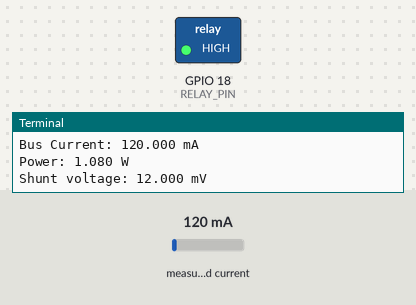
Recording of a program running on a simulated Raspberry Pi (BCM pin numbers). On the bench: switched loads named in the program (green lamp = pin HIGH), the last lines printed to the terminal. The inputs (shaded band) are chosen by the test bench; at power-on: measured current 120 mA.

Above: at 2.0 s.
At 6.0 s:
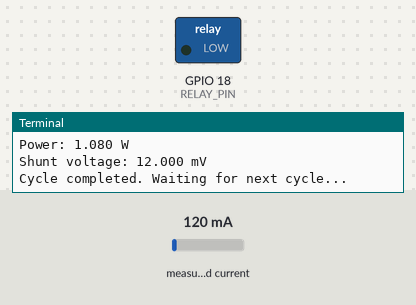
Timing chart, 0 to 10.4 s (numbered marks = the images above):
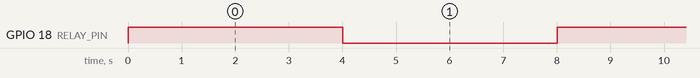

Measured:
- by itself, GPIO 18 (RELAY_PIN): alternates HIGH for 4.0 s and LOW for 4.0 s

The program:

Sensor.py
```python
#!/usr/bin/env python

# Advanced - Manual Gain, High Resolution Example

import lgpio  #change1
import time
from ina219 import INA219
from ina219 import DeviceRangeError

# Set the constants that were calculated
SHUNT_OHMS = 0.1
MAX_EXPECTED_AMPS = 0.8

# GPIO setup
RELAY_PIN = 18  # GPIO 18
h = lgpio.gpiochip_open(0)  # change2
lgpio.gpio_claim_output(h, RELAY_PIN)  # change3

def read_sensor():
    # Instantiate the ina object with the above constants
    ina = INA219(SHUNT_OHMS, MAX_EXPECTED_AMPS, address=0x40, busnum=1)
    # Configure the object with the expected bus voltage
    # (either up to 16V or up to 32V with .RANGE_32V)
    # Also, configure the gain to be GAIN_2_80MW for the above example
    ina.configure(ina.RANGE_16V, ina.GAIN_2_80MV)

    # Fixed bus voltage (9V)
    fixed_voltage = 9.0

    # Read current from INA219 (in mA)
    current_ma = ina.current()
    # Calculate power (in watts)
    power_watts = (fixed_voltage * current_ma) / 1000.0  # Convert mA to A and calculate power

    # Prints the values to the console
    print("Bus Voltage: %.3f V (fixed)" % fixed_voltage)
    try:
        print("Bus Current: %.3f mA" % current_ma)
        print("Power: %.3f W" % power_watts)
        print("Shunt voltage: %.3f mV" % ina.shunt_voltage())
    except DeviceRangeError as e:
        print("Current overflow:", e)

def relay_on():
    lgpio.gpio_write(h, RELAY_PIN, 1)  # change4
    print("Relay ON")

def relay_off():
    lgpio.gpio_write(h, RELAY_PIN, 0)  # change5
    print("Relay OFF")

if __name__ == "__main__":
    try:
        while True:
            print("Starting cycle...")
            relay_on()  # Step 1: Turn on relay
            time.sleep(1)
            read_sensor()  # Step 2: Read sensor data
            time.sleep(3)  # Step 3: Wait for 3 seconds
            relay_off()  # Step 4: Turn off relay
            time.sleep(1)
            read_sensor()  # Step 5: Read sensor data again
            print("Cycle completed. Waiting for next cycle...")
            time.sleep(3)  # Wait for 3 seconds between cycles
    except KeyboardInterrupt:
        print("Program terminated by user.")
    finally:
        lgpio.gpiochip_close(h)  # change6
```
